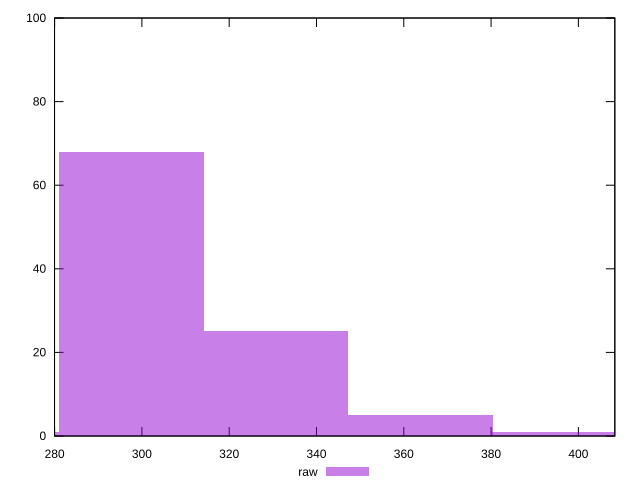

Generate this figure with gnuplot:
reset

$raw <<EOF
297.6467757905359 68
264.5749118138097 1
330.7186397672621 25
363.7905037439883 5
396.8623677207146 1
EOF

set key outside below
set boxwidth 33.07186397672621
set xrange [279.98500061035156:408.35]
set yrange [0:100]
set trange [0:100]
set style fill transparent solid 0.5 noborder
set terminal svg size 640, 490 enhanced background rgb 'white'
set output "report/report_00029_2021-02-24T13-36-40.390Z/uses-rel-preconnect/samples/astro/raw/histogram.svg"

plot $raw title "raw" with boxes

reset
